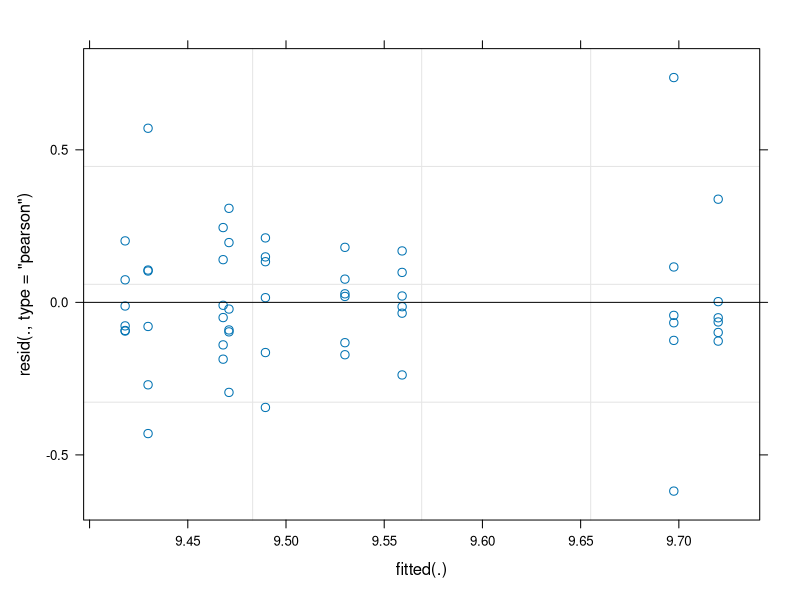

R code for this plot:
## ---- chunk 1
#install.packages("car")
#install.packages("emmeans")
#install.packages("ggplot2")
#install.packages("ggpubr")
#install.packages("here")
#install.packages("lme4")
#install.packages("tidyverse")
## ---- chunk 2
library(car)
library(emmeans)
library(ggplot2)
library(ggpubr)
library(here)
library(lme4)
library(tidyverse)
## ---- chunk 3
# Set working directory
setwd("./")
df_eub  <- read.delim(here("data", "qpcr", "df_copies_EUB.txt"), dec=".", sep="\t")
## ---- chunk 4
# Creates a theme for all plots in this study 
theme_JM <- theme(
  axis.title.x      = element_text(colour = "black", size = 12),
  axis.text.x       = element_text(colour = "black", size = 12), 
  axis.title.y      = element_text(colour = "black", size = 12),
  axis.text.y       = element_text(colour = "black", size = 12), 
  legend.title      = element_text(colour = "black", size = 12),
  legend.text       = element_text(colour = "black", size = 12), 
  legend.position   = "top",
  panel.background  = element_blank(), 
  panel.border      = element_rect(colour = "black", fill = NA, size = 1.2),
  legend.key        = element_blank(),
  strip.text.x      = element_text(colour = "black", size = 12),
  strip.text.y      = element_text(colour = "black", size = 12)
)
## ---- chunk 5
# Correctly format all factors
df_eub$Depth <- recode_factor(df_eub$Depth, "0-10" = "0-10 cm", "20-30" = "20-30 cm")  
df_eub$Treatment <- as.factor(df_eub$Treatment)
df_eub$Zone <- as.factor(df_eub$Zone)
df_eub$Treatment <- recode_factor(df_eub$Treatment, "ambient" = "ambient", "1.5C" = "+1.5°C", "3.0C" = "+3.0°C")
df_eub$Zone <- dplyr::recode(df_eub$Zone,
  "PZ" = "Pioneer zone",
  "LM" = "Low marsh",
  "HM" = "High marsh"
)
df_eub$Zone <- factor(df_eub$Zone, levels = c("Pioneer zone", "Low marsh", "High marsh"),
                     labels = c("Pioneer zone", "Low marsh", "High marsh"))
## ---- chunk 6
plot_qpcr_bar_eub <- ggplot(df_eub, aes(x = Zone, y = log10_copies, fill = Treatment)) +
  stat_summary(fun = mean, geom = "bar", position = position_dodge(width = 0.9), alpha = 0.9, width = 0.7) +
  stat_summary(fun.data = mean_se, geom = "errorbar", position = position_dodge(width = 0.9), width = 0.25, color = "black") +
  scale_fill_manual(values = c("ambient" = "#4575B4", "+1.5°C" = "#FDAE61", "+3.0°C" = "#D73027"), name = "Warming treatment:") +
  labs(fill = "Treatment", y = "log10 abundance 16S rRNA [copies/g OM]", x = "Zone") +
  theme_JM +
  ylim(9, 9.2)
## ---- chunk 7
# Remove the root-barrier samples from the dataframe.
df_eub <- df_eub %>% 
  mutate(core_id = paste0(Plot, Subplot)) %>%
  filter(Subplot == "ctr")


stat_model_eub <- lmer(log10_copies ~ Treatment * Zone + (1|core_id), data = df_eub)
anova(stat_model_eub)
plot(stat_model_eub)
summary(stat_model_eub)

# Pairwise comparisons
stat_model_eub_emm <- emmeans(stat_model_eub , ~ Zone)
pairs(stat_model_eub_emm)

stat_res_eub <- Anova(stat_model_eub, type = 3)
stat_emm_eub <- emmeans(stat_model_eub, ~ Treatment | Zone)
stat_pairs_eub <- pairs(stat_emm_eub)

cat("\nANOVA EUB:\n")
print(stat_res_eub)
cat("\nPairwise Comparisons:\n")
print(stat_pairs_eub)
## ---- chunk 8
df_eub_summary <- df_eub %>%
  group_by(Zone, Treatment) %>%
  summarise(
    mean_abundance = mean(log10_copies, na.rm = TRUE),
    se_abundance = sd(log10_copies, na.rm = TRUE)/sqrt(n()),
    n = n(),
    .groups = "drop"
  )
df_eub_summary <- df_eub_summary %>%
  mutate(mean_se = paste0(round(mean_abundance, 2), " ± ", round(se_abundance, 2), " (n=", n, ")"))
print(df_eub_summary)

df_qpcr_sum  <- df_eub  %>%
  mutate(plotid = as.factor(Plot)) %>%
  group_by(plotid) %>%
  summarise("Abundance" = mean(log10_copies, na.rm=TRUE)) %>%
  ungroup()
print(df_qpcr_sum)
## ---- chunk 9
# car: Fox, J. & Weisberg, S. (2024). car: Companion to Applied Regression. R package version 3.1-2. https://CRAN.R-project.org/package=car
# emmeans: Lenth, R. V. (2024). emmeans: Estimated Marginal Means, aka Least-Squares Means. R package version 1.10.2. https://CRAN.R-project.org/package=emmeans
# ggplot2: Wickham, H., Chang, W., Henry, L., Pedersen, T. L., Takahashi, K., Wilke, C., Woo, K., & Yutani, H. (2024). ggplot2: Create Elegant Data Visualisations Using the Grammar of Graphics. R package version 3.5.1. https://CRAN.R-project.org/package=ggplot2
# ggpubr: Kassambara, A. (2024). ggpubr: 'ggplot2' Based Publication Ready Plots. R package version 0.6.0. https://CRAN.R-project.org/package=ggpubr
# here: Müller, K. & Bryan, J. (2024). here: A Simpler Way to Find Your Files. R package version 1.0.1. https://CRAN.R-project.org/package=here
# lme4: Bates, D., Mächler, M., Bolker, B., & Walker, S. (2024). lme4: Linear Mixed-Effects Models using 'Eigen' and S4. R package version 1.1-35. https://CRAN.R-project.org/package=lme4
# tidyverse: Wickham, H., Bryan, J., François, R., Henry, L., Müller, K., Pedersen, T. L., & Takahashi, K. (2024). tidyverse: Easily Install and Load the 'Tidyverse'. R package version 2.0.0. https://CRAN.R-project.org/package=tidyverse
